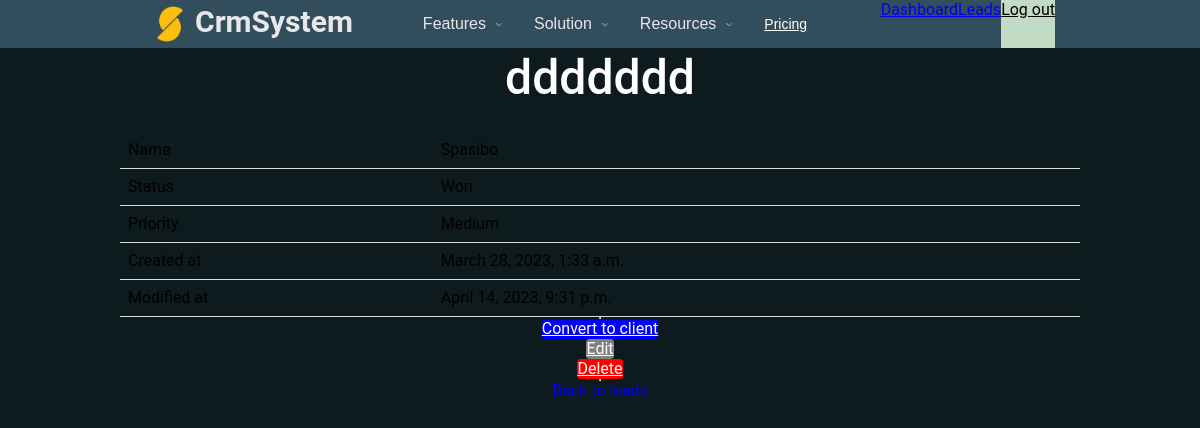
The app's page /dashboard/leads/6/ (signed in), older data.
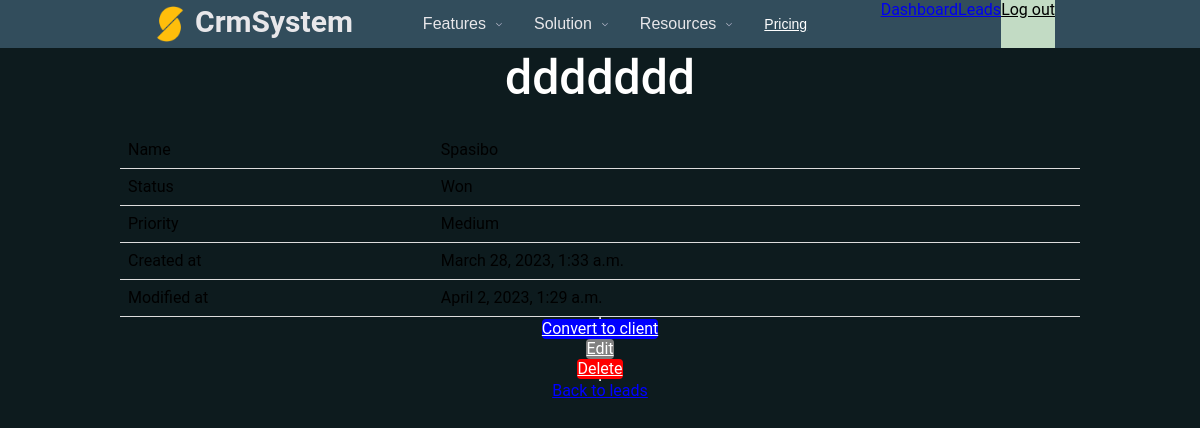
The same page, newer data.
### lead/models.py (models this page shows, shortened)
class Lead(models.Model):
	LOW = 'low'
	MEDIUM = 'medium'
	HIGH = 'high'
	CHOICES_PRIORITY = (
		(LOW, 'Low'),
		(MEDIUM, 'Medium'),
		(HIGH, 'High'),
	)
	NEW = 'new'
	CONTACTED = 'contacted'
	WON = 'won'
	LOST = 'lost'
	CHOICES_STATUS = (
		(NEW, 'New'),
		(CONTACTED, 'Contacted'),
		(WON, 'Won'),
		(LOST, 'Lost'),
	)
	name = models.CharField(max_length=255)
	email = models.EmailField()
	descriptions = models.TextField(blank=True, null=True)
	priority = models.CharField(max_length=10, choices=CHOICES_PRIORITY, default=MEDIUM)
	status = models.CharField(max_length=10, choices=CHOICES_STATUS, default=NEW)
	converted_to_client = models.BooleanField(default=False)
	created_by = models.ForeignKey(User, related_name='leads', on_delete=models.CASCADE)
	created_at = models.DateTimeField(auto_now_add=True)
	modified_at = models.DateTimeField(auto_now=True)

### lead/views.py (the view)
# urls.py: path('<int:pk>/', views.leads_detail, name='leads_detail'),
@login_required
def leads_detail(request, pk):
	lead = get_object_or_404(Lead, created_by=request.user, pk=pk)
	return render(request, 'lead/leads_detail.html', {
		'lead': lead
	})

### templates/lead/leads_detail.html (shortened to what this page needs)
{% extends 'core/view/main_page.html' %}
{% block extra_css %}
    <link rel="stylesheet" href="/static/css/lead_detail.css">
{% endblock %}
{% block content %}
    <div class="py-6 px-6">
        <h1 class="mb-6 text-xl">{{ lead.name }}</h1>
        <table class="lead-table">
            {% if lead.descriptions %}
                <tr>
                    <td class="font-semibold">Name</td>
                    <td>{{ lead.descriptions }}</td>
                </tr>
            {% endif %}
            <tr>
                <td class="font-semibold">Status</td>
                <td>{{ lead.get_status_display }}</td>
            </tr>
            <tr>
                <td class="font-semibold">Priority</td>
                <td>{{ lead.get_priority_display }}</td>
            </tr>
            <tr>
                <td class="font-semibold">Created at</td>
                <td>{{ lead.created_at }}</td>
            </tr>
            <tr>
                <td class="font-semibold">Modified at</td>
                <td>{{ lead.modified_at }}</td>
            </tr>
        </table>
        <hr class="my-4">
        <a href="{% url 'leads_convert' lead.id %}" class="btn btn-primary">Convert to client</a>
        <a href="{% url 'edit_lead' lead.id %}" class="btn btn-secondary">Edit</a>
        <a href="{% url 'leads_delete' lead.id %}" class="btn btn-danger">Delete</a>
        <hr class="my-4">
        <a href="{% url 'leads_list' %}" class="btn btn-link">Back to leads</a>
    </div>
{% endblock %}

Row changes from the older to the newer data that the page shows:
changed Lead "ddddddd": modified_at "April 14, 2023, 9:31 p.m." → "April 2, 2023, 1:29 a.m."
